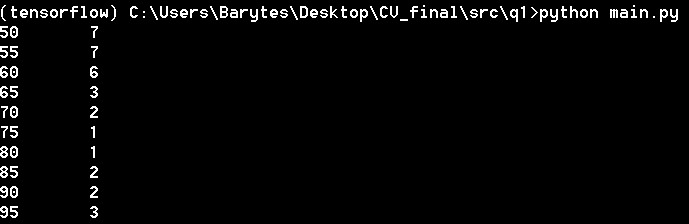
#> input picture report/imgs/k_selection_1.png, 689 x 224 px, found by its file name; its folder holds only this picture in this run
$ python main.py
#> lines starting #> are read from the running program, lines starting #| are printed output that depends on the picture
### src/q3/data_generation.py
import os
import cv2
import numpy as np
from math import floor
from segment_graph import *
from sklearn.decomposition import PCA

def calcRgbHistFeature(image, bin_num, mask = None):
    if mask is None:
        height, width, _ = image.shape
        img = np.reshape(image, newshape = (height*width,3))
    else:
        img = reshapeMaskedImg(image, mask)
    length, channel = img.shape
    assert channel == 3
    interval = 256 / bin_num
    colorspace = np.zeros(shape = (bin_num, bin_num, bin_num), dtype = float)
    for p in range(length):
            pix_val = img[p,:]
            i, j, k = floor(pix_val[0]/interval), floor(pix_val[1]/interval), floor(pix_val[2]/interval)
            colorspace[i, j, k] += 1
    fvec = np.reshape(colorspace, newshape= bin_num ** 3)
    fvec = fvec / length
    return fvec

# [63 lines left out: functions reshapeMaskedImg, comp2Mask, calcFeatureMatrix, calcLabelVec, make_blobs, not called in this run]

### src/q3/main.py
import os
import numpy as np
import cv2
from math import sqrt, ceil, floor
from sklearn.decomposition import PCA
from segment_graph import *
from data_generation import *
from sklearn.cluster import KMeans
import matplotlib.pyplot as plt


def suppress_qt_warnings():
    os.environ["QT_DEVICE_PIXEL_RATIO"] = "0"
    os.environ["QT_AUTO_SCREEN_SCALE_FACTOR"] = "1"
    os.environ["QT_SCREEN_SCALE_FACTORS"] = "1"
    os.environ["QT_SCALE_FACTOR"] = "1"

def calcPatch(x, y, patch_size, img):
    patch = np.zeros(shape=(patch_size,patch_size,3), dtype = np.uint8)
    x0, y0 = x - 8, y - 7
    for i in range(16):
        for j in range(16):
                patch[i, j, :] = img[y0+i, x0+j, :]
    return patch

def paste_patch(figure, patch, patch_size, x0, y0):
    for i in range(patch_size):
        for j in range(patch_size):
            figure[y0+i, x0+j, :] = patch[i, j, :]

def empty_patch(patch_size):
    patch = np.zeros(shape=(patch_size, patch_size, 3))
    return patch

def print_patches(patches):
    for p in patches:
        cv2.imshow("", p)
        cv2.waitKey(0)
        cv2.destroyAllWindows()

def draw_sep_lines(fig, sorted_labels, n_clusters, n_w, patch_size):
    _,w,_ = fig.shape
    color, thickness = (0, 0, 255), 1
    n_kps = 0
    for c in range(n_clusters):
        n_kps += len([x for x in sorted_labels if x[1]==c])
        bottom_y,bottom_x = (floor(n_kps / n_w)+1)*patch_size, (n_kps % n_w)*patch_size
        if bottom_x == 0:
            bottom_x += n_clusters
        cv2.line(fig, (0,bottom_y), (bottom_x,bottom_y), color, thickness)
        cv2.line(fig, (bottom_x,bottom_y), (bottom_x,bottom_y-patch_size), color, thickness)
        cv2.line(fig, (bottom_x,bottom_y-patch_size), (w,bottom_y-patch_size), color, thickness)

if __name__ == '__main__':
    im_path, test_im_path = "../../data/train/imgs/", "../../data/test/imgs/"
    gt_path, test_gt_path = "../../data/train/gt/", "../../data/test/gt/"
    gt_seg_path, test_gt_seg_path = "../../data/train/seg_gt/", "../../data/test/seg_gt/"
    output_path, test_output_path = "../../data/train/cluster_fig/", "../../data/test/cluster_fig/"

    pic_list = os.listdir(test_im_path)
    for p in pic_list:
        img = cv2.imread(test_im_path+p)
#> img is the input picture: shape (224, 689, 3); values 12 (black) and 204 (white), 2.7% white in thin lines or dots
        gray = cv2.cvtColor(img, cv2.COLOR_BGR2GRAY)
        patch_size, hist_bin_num, n_clusters = 16, 4, 3
        rgbfmat = []

        sift=cv2.xfeatures2d.SIFT_create()
        kps, des = sift.detectAndCompute(gray, None)
#> kps = 360 keypoints; strongest (x, y, size): (4, 174, 1.9), (4, 154, 1.9), (4, 189, 1.9), (4, 209, 1.9)
        kp_out_bound, patches = [], []
        for (i,kp) in enumerate(kps):
            y, x = round(kp.pt[0]), round(kp.pt[1]) #TODO:x?y?
            if y+8 >= img.shape[0] or x+7 >= img.shape[1]:
                kp_out_bound.append(i)
                continue
            if x-8 < 0 or y-7 < 0:
                kp_out_bound.append(i)
                continue
            patch = calcPatch(x, y, patch_size, img)
            patches.append(patch)
            rgbfvec = calcRgbHistFeature(patch, hist_bin_num)
            rgbfmat.append(rgbfvec)
#> this loop made 360 passes
#> (kp, y, x) on passes 1 to 3: (keypoint at (3.4, 69.4), size 2, 3, 69), (keypoint at (3.4, 69.4), size 2, 3, 69), (keypoint at (3.4, 89.4), size 2, 3, 89)
#> after the loop, kp_out_bound = 211 values from 0 to 359; patches = 149 items; rgbfmat = 149 items

        pca = PCA(n_components=10)
        reduced_des = pca.fit_transform(des)
        for j,k in enumerate(kp_out_bound):
            reduced_des = np.delete(reduced_des, k-j, 0)
#> this loop made 211 passes
#> k on passes 1 to 3: 0, 1, 2
        rgbfmat = np.array(rgbfmat)
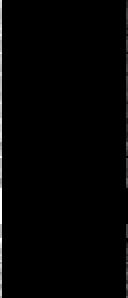
#> rgbfmat: shape (149, 64) float64 (shown 2 times larger); min 0, max 1, mean 0.0156
        fmat = np.concatenate((reduced_des, rgbfmat), axis=1)
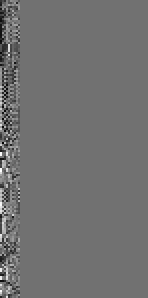
#> fmat: shape (149, 74) float64 (shown 2 times larger); min -232.6, max 290.8, mean -0.7; drawn with min black and max white

        kmeans=KMeans(n_clusters=n_clusters)
        kmeans.fit(fmat)

        sorted_labels = sorted(enumerate(kmeans.labels_), key=lambda x:x[1])
#> sorted_labels = 149 pairs, first value 0 to 148, second value 0 to 2

        n_patches = len(patches)
#> n_patches = 149
        cf_w = ceil(sqrt(float(n_patches)))
#> cf_w = 13
        cf_h = ceil(float(n_patches)/float(cf_w))
#> cf_h = 12
        n_empty_patches = cf_w*cf_h-n_patches
#> n_empty_patches = 7

        for i in range(n_empty_patches):
            patches.append(empty_patch(patch_size))
            sorted_labels.append((n_patches,-1))
            n_patches += 1
#> after the loop, n_patches = 156; patches = 156 items; sorted_labels = 156 pairs, first value 0 to 155, second value -1 to 2

        cluster_figure = np.zeros(shape=(cf_h*patch_size, cf_w*patch_size, 3))
        idx_patches = 0
        for i in range(cf_h):
            for j in range(cf_w):
                paste_patch(cluster_figure, patches[sorted_labels[idx_patches][0]], patch_size, j*patch_size, i*patch_size)
                idx_patches += 1
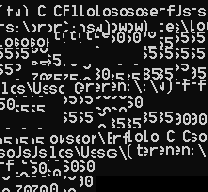
#> cluster_figure: shape (192, 208, 3) float64; min 0, max 204, mean 48
#> after the loop, idx_patches = 156

        draw_sep_lines(cluster_figure, sorted_labels, n_clusters, cf_w, patch_size)
#> the loop in draw_sep_lines, `for c in range(n_clusters):` made 3 passes
#> (n_kps, bottom_y, bottom_x) on passes 1 to 3: (65, 96, 3), (107, 144, 48), (149, 192, 96)
#> after the loop in draw_sep_lines, `for c in range(n_clusters):`: n_kps = 149

        cv2.imwrite(test_output_path+p,cluster_figure)
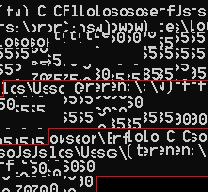
#> saved as k_selection_1.png: shape (192, 208, 3); mean B, G, R 47.7, 47.7, 51.4

$ run again, on report/imgs/q2_classify.png
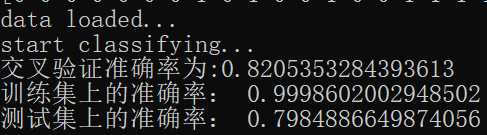
#> input picture report/imgs/q2_classify.png, 487 x 135 px, found by its file name
#> img is the input picture: shape (135, 487, 3); mean B, G, R 33.6, 33.7, 33.6
#> kps = 870 keypoints; strongest (x, y, size): (159, 25, 2), (172, 25, 2), (237, 50, 2), (250, 50, 2)
#> the loop `for (i,kp) in enumerate(kps):` made 870 passes
#> (kp, y, x, x0 in calcPatch, y0 in calcPatch) on passes 5 to 7: (keypoint at (6.5, 124), size 2.4, 7, 124, 116, 0), (keypoint at (6.8, 55.8), size 4.4, 7, 56, 48, 0), (keypoint at (6.8, 55.8), size 4.4, 7, 56, 48, 0)
#> after the loop `for (i,kp) in enumerate(kps):`: kp_out_bound = 617 values from 0 to 869; patches = 253 items
#> the loop `for j,k in enumerate(kp_out_bound):` made 617 passes
#> k on passes 1 to 3: 0, 1, 2
#> `fmat = np.concatenate((reduced_des, rgbfmat), axis=1)`:
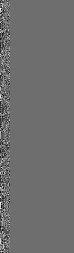
#> fmat: shape (253, 74) float64; min -221.3, max 290.7, mean -0.4; drawn with min black and max white
#> `sorted_labels = sorted(enumerate(kmeans.labels_), key=lambda x:x[1])`: sorted_labels = 253 pairs, first value 0 to 252, second value 0 to 2
#> `n_patches = len(patches)`: n_patches = 253
#> cf_w = 16
#> n_empty_patches = 3
#> after the loop `for i in range(n_empty_patches):`: n_patches = 256; patches = 256 items; sorted_labels = 256 pairs, first value 0 to 255, second value -1 to 2
#> after the loop `for i in range(cf_h):`: idx_patches = 256
#> the loop in draw_sep_lines, `for c in range(n_clusters):` made 3 passes
#> (n_kps, bottom_y, bottom_x) on passes 1 to 3: (65, 80, 16), (168, 176, 128), (253, 256, 208)
#> after the loop in draw_sep_lines, `for c in range(n_clusters):`: n_kps = 253
#> `cv2.imwrite(test_output_path+p,cluster_figure)`:
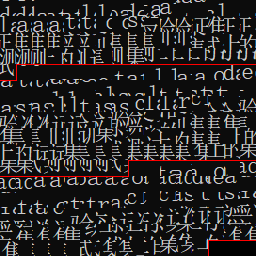
#> saved as q2_classify.png: shape (256, 256, 3); mean B, G, R 41, 41, 43.5

$ run again, on report/imgs/k_selection_3.png
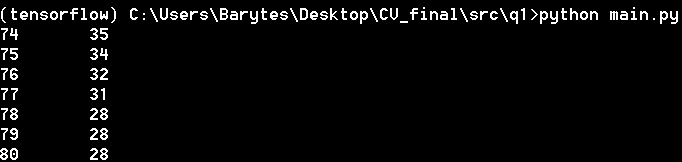
#> input picture report/imgs/k_selection_3.png, 682 x 162 px, found by its file name
#> img is the input picture: shape (162, 682, 3); values 12 (black) and 204 (white), 3.6% white in thin lines or dots
#> kps = 352 keypoints; strongest (x, y, size): (14, 116, 1.9), (104, 116, 1.9), (104, 136, 1.9), (104, 156, 1.9)
#> the loop `for (i,kp) in enumerate(kps):` made 352 passes
#> (kp, y, x, x0 in calcPatch, y0 in calcPatch) on passes 14 to 16: (keypoint at (7, 14.4), size 5.1, 7, 14, 6, 0), (keypoint at (7.5, 74), size 3, 7, 74, 66, 0), (keypoint at (7.5, 33.6), size 2.9, 8, 34, 26, 1)
#> after the loop `for (i,kp) in enumerate(kps):`: kp_out_bound = 198 values from 0 to 351; patches = 154 items
#> the loop `for j,k in enumerate(kp_out_bound):` made 198 passes
#> k on passes 1 to 3: 0, 1, 2
#> `fmat = np.concatenate((reduced_des, rgbfmat), axis=1)`:
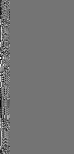
#> fmat: shape (154, 74) float64; min -247.2, max 294.5, mean -0.6; drawn with min black and max white
#> `sorted_labels = sorted(enumerate(kmeans.labels_), key=lambda x:x[1])`: sorted_labels = 154 pairs, first value 0 to 153, second value 0 to 2
#> `n_patches = len(patches)`: n_patches = 154
#> cf_w = 13
#> cf_h = 12
#> n_empty_patches = 2
#> the loop `for i in range(n_empty_patches):` made 2 passes
#> n_patches on passes 1 to 2: 155, 156
#> after the loop `for i in range(n_empty_patches):`: n_patches = 156; patches = 156 items; sorted_labels = 156 pairs, first value 0 to 155, second value -1 to 2
#> after the loop `for i in range(cf_h):`: idx_patches = 156
#> the loop in draw_sep_lines, `for c in range(n_clusters):` made 3 passes
#> (n_kps, bottom_y, bottom_x) on passes 1 to 3: (54, 80, 32), (108, 144, 64), (154, 192, 176)
#> after the loop in draw_sep_lines, `for c in range(n_clusters):`: n_kps = 154
#> `cv2.imwrite(test_output_path+p,cluster_figure)`:
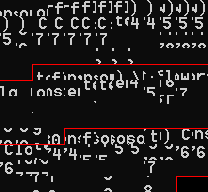
#> saved as k_selection_3.png: shape (192, 208, 3); mean B, G, R 33, 33, 36.2
